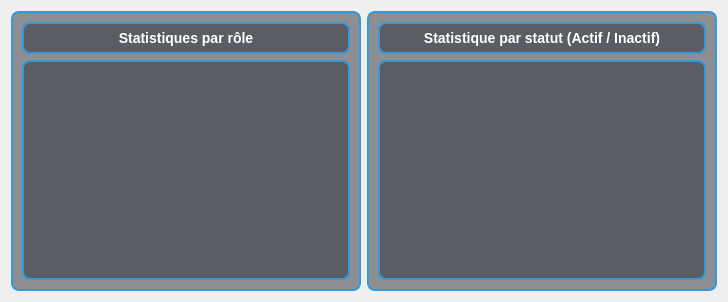
              <widget class="QWidget" name="subPagePech2">
               <layout class="QVBoxLayout" name="verticalLayout_sub2">
                <item>
                 <layout class="QHBoxLayout" name="h_charts_2">
                  <item>
                   <widget class="QFrame" name="frame_chart_role_2">
                    <property name="minimumSize">
                     <size>
                      <width>350</width>
                      <height>280</height>
                     </size>
                    </property>
                    <property name="styleSheet">
                     <string notr="true">border: 2px solid #3498db; border-radius: 8px; background: rgba(40, 44, 52, 0.5);</string>
                    </property>
                    <property name="frameShape">
                     <enum>QFrame::Shape::StyledPanel</enum>
                    </property>
                    <layout class="QVBoxLayout" name="v_chart_role_2">
                     <item>
                      <widget class="QLabel" name="label_role_chart_title_2">
                       <property name="styleSheet">
                        <string notr="true">color: #ffffff; font-family: &quot;Segoe UI&quot;; font-weight: bold; font-size: 14px;</string>
                       </property>
                       <property name="text">
                        <string>Statistiques par rôle</string>
                       </property>
                       <property name="alignment">
                        <set>Qt::AlignmentFlag::AlignCenter</set>
                       </property>
                      </widget>
                     </item>
                     <item>
                      <widget class="QWidget" name="chartViewRole_2" native="true">
                       <property name="minimumSize">
                        <size>
                         <width>220</width>
                         <height>220</height>
                        </size>
                       </property>
                      </widget>
                     </item>
                    </layout>
                   </widget>
                  </item>
                  <item>
                   <widget class="QFrame" name="frame_chart_status_2">
                    <property name="minimumSize">
                     <size>
                      <width>350</width>
                      <height>280</height>
                     </size>
                    </property>
                    <property name="styleSheet">
                     <string notr="true">border: 2px solid #3498db; border-radius: 8px; background: rgba(40, 44, 52, 0.5);</string>
                    </property>
                    <property name="frameShape">
                     <enum>QFrame::Shape::StyledPanel</enum>
                    </property>
                    <layout class="QVBoxLayout" name="v_chart_status_2">
                     <item>
                      <widget class="QLabel" name="label_status_chart_title_2">
                       <property name="styleSheet">
                        <string notr="true">color: #ffffff; font-family: &quot;Segoe UI&quot;; font-weight: bold; font-size: 14px;</string>
                       </property>
                       <property name="text">
                        <string>Statistique par statut (Actif / Inactif)</string>
                       </property>
                       <property name="alignment">
                        <set>Qt::AlignmentFlag::AlignCenter</set>
                       </property>
                      </widget>
                     </item>
                     <item>
                      <widget class="QWidget" name="chartViewStatus_2" native="true">
                       <property name="minimumSize">
                        <size>
                         <width>220</width>
                         <height>220</height>
                        </size>
                       </property>
                      </widget>
                     </item>
                    </layout>
                   </widget>
                  </item>
                 </layout>
                </item>
               </layout>
              </widget>
